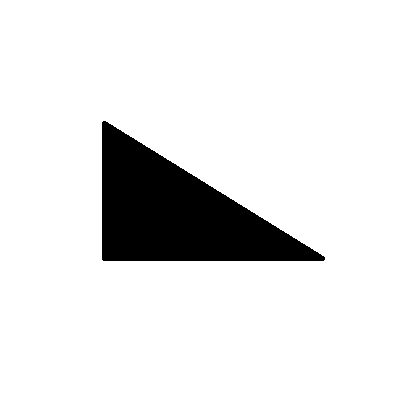
#> input picture Transformada HOUGH/26.png, 400 x 400 px
$ python HoughLINEAS.py
#> lines starting #> are read from the running program, lines starting #| are printed output that depends on the picture; after the words box and inside, x2 and y2 are one past the last pixel; in counts of white or black regions, pixels touching at a corner belong together; long printed decimals are rounded
import cv2
import numpy as np
import math

imagen = cv2.imread('26.png',1)
#> imagen is the input picture: shape (400, 400, 3); 89.8% white; 1 black region, box (x1, y1, x2, y2) and area: (102, 121, 325, 261) 16267
img = imagen.copy()
gris = cv2.cvtColor(img, cv2.COLOR_BGR2GRAY)
gris = cv2.blur(gris, (3,3))
bordes = cv2.Canny(gris,80,100)
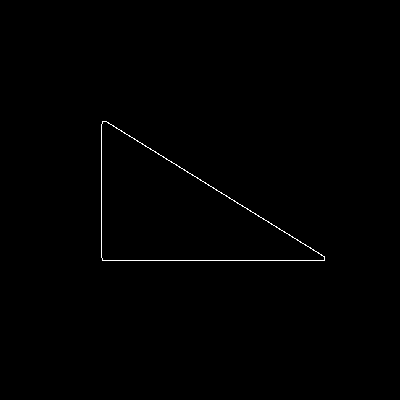
#> bordes: shape (400, 400); 0.4% white in thin lines or dots, all inside (x1, y1, x2, y2) = (101, 121, 325, 261)
print (imagen.shape)
#| (400, 400, 3)
lines = cv2.HoughLines(bordes,2,np.pi/90,100)#90,50
#> lines = [[46, 2.13], [260, 1.57], [100, 0]]
if lines is not None:
            print (len(lines))
#| 3
            for line in lines:
                rho,theta = line[0]
                angulo = math.degrees(theta)
                print ("distancia: ",rho)
                print ("Angulo (rad): ",theta)
                print ("Angulo (grados): ",angulo)

                a = np.cos(theta)
                b = np.sin(theta)
                x0 = a*rho
                y0 = b*rho
                x1 = int(x0 + 1000*(-b))
                y1 = int(y0 + 1000*(a))
                x2 = int(x0 - 1000*(-b))
                y2 = int(y0 - 1000*(a))
                cv2.line(img,(x1,y1),(x2,y2),(0,0,255),2)

                cv2.imshow('LINEAS',img)
                cv2.waitKey(0)
#> this loop made 3 passes
#> (rho, theta, angulo, a, b, x0, y0, x1) on passes 1 to 3: (46, 2.13, 122, -0.53, 0.848, -24.38, 39.01, -872), (260, 1.57, 90, -4.37e-08, 1, -1.14e-05, 260, -1000), (100, 0, 0, 1, 0, 100, 0, 100)
#| distancia:  46.0
#| Angulo (rad):  2.129
#| Angulo (grados):  122.000
#| distancia:  260.0
#| Angulo (rad):  1.571
#| Angulo (grados):  90.000
#| distancia:  100.0
#| Angulo (rad):  0.0
#| Angulo (grados):  0.0
#> pass 1, `cv2.imshow('LINEAS',img)`:
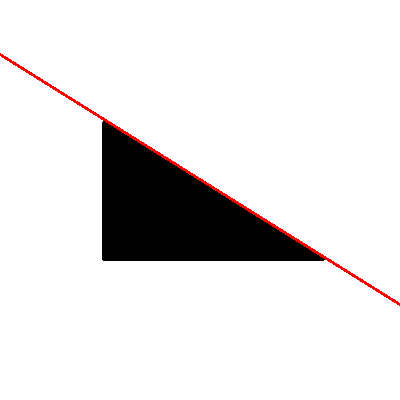
#> window 'LINEAS': shape (400, 400, 3); mean B, G, R 227.5, 227.5, 229.6
#> pass 2, `cv2.imshow('LINEAS',img)`:
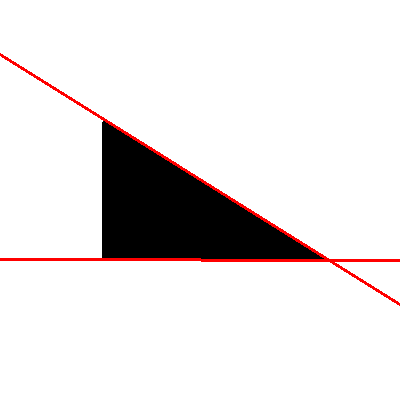
#> window 'LINEAS': shape (400, 400, 3); mean B, G, R 226.5, 226.5, 230.5
#> after the loop:
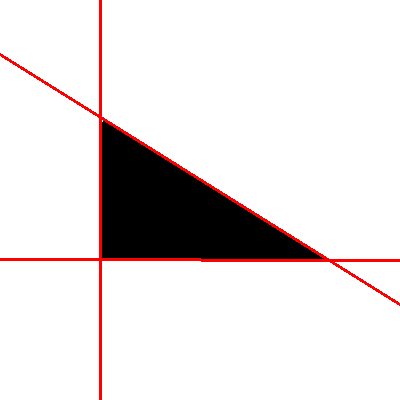
#> img: shape (400, 400, 3); 2.32% of pixels changed, all inside (x1, y1, x2, y2) = (0, 0, 400, 400)

cv2.imshow('Imagen Original',imagen)
cv2.imshow('LINEAS',img)
cv2.imshow('BORDES',bordes)


cv2.waitKey(0)
cv2.destroyAllWindows()

$ run again, with Transformada HOUGH/23.jpg saved as Transformada HOUGH/26.png
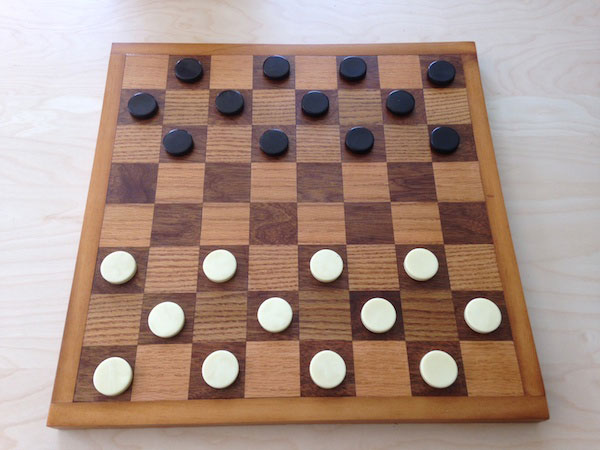
#> input picture Transformada HOUGH/23.jpg, 600 x 450 px
#> imagen is the input picture: shape (450, 600, 3); mean B, G, R 134.1, 144.7, 168.6
#> `bordes = cv2.Canny(gris,80,100)`:
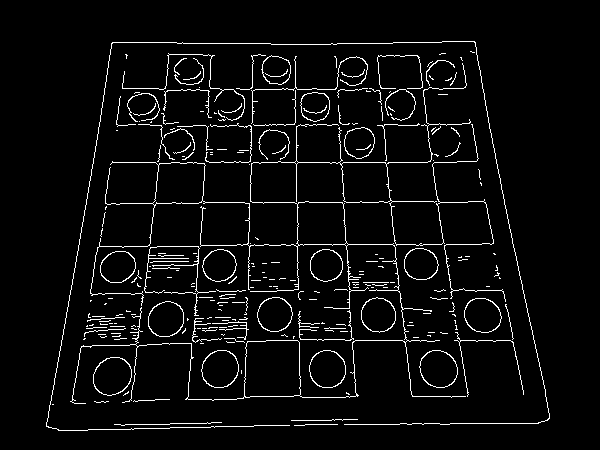
#> bordes: shape (450, 600); 4.5% white in thin lines or dots, all inside (x1, y1, x2, y2) = (46, 41, 550, 431)
#| (450, 600, 3)
#> lines = 190 rows, first 8: [162, 1.57], [202, 1.57], [244, 1.57], [120, 0.175], [88, 1.57], [42, 1.57], [124, 1.57], [216, 0.0698]
#| 190
#> the loop `for line in lines:` made 190 passes
#> (rho, theta, angulo, a, b, x0, y0, x1) on passes 1 to 3: (162, 1.57, 90, -4.37e-08, 1, -7.08e-06, 162, -1000), (202, 1.57, 90, -4.37e-08, 1, -8.83e-06, 202, -1000), (244, 1.57, 90, -4.37e-08, 1, -1.07e-05, 244, -1000)
#> (printed output is left out)
#> after the loop `for line in lines:`:
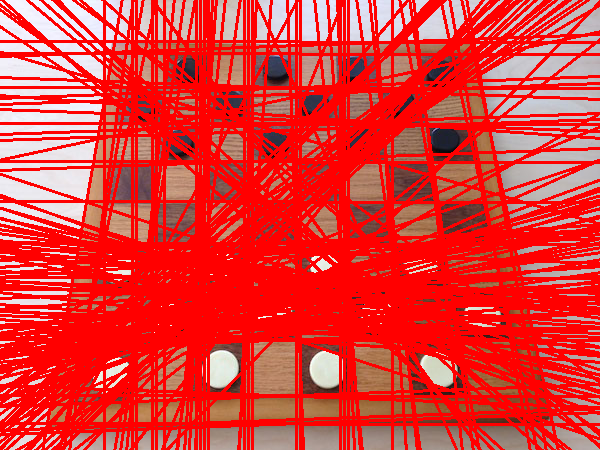
#> img: shape (450, 600, 3); mean B, G, R 55.3, 58.5, 226.6

$ run again, with Transformada HOUGH/24.jpg saved as Transformada HOUGH/26.png
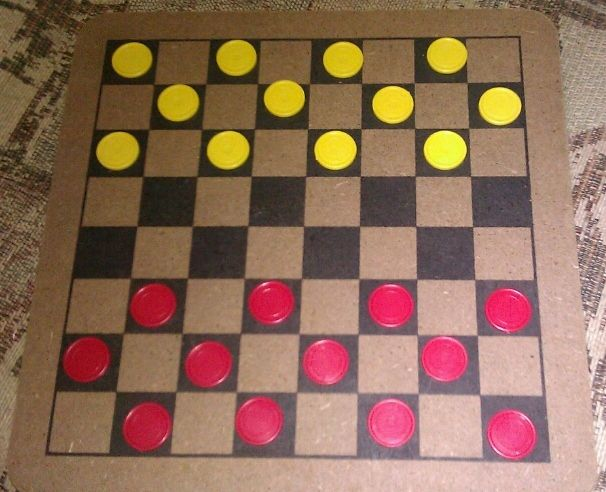
#> input picture Transformada HOUGH/24.jpg, 606 x 492 px
#> imagen is the input picture: shape (492, 606, 3); mean B, G, R 87.6, 108.6, 143.5
#> `bordes = cv2.Canny(gris,80,100)`:
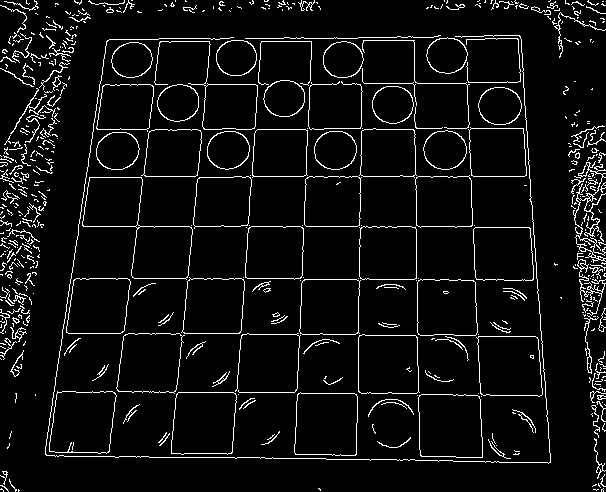
#> bordes: shape (492, 606); 6.1% white in thin lines or dots
#| (492, 606, 3)
#> lines = 487 rows, first 8: [176, 1.57], [226, 1.57], [128, 1.57], [-516, 3.07], [278, 1.57], [38, 1.57], [392, 1.57], [592, 0]
#| 487
#> the loop `for line in lines:` made 487 passes
#> (rho, theta, angulo, a, b, x0, y0, x1) on passes 1 to 3: (176, 1.57, 90, -4.37e-08, 1, -7.69e-06, 176, -1000), (226, 1.57, 90, -4.37e-08, 1, -9.88e-06, 226, -1000), (128, 1.57, 90, -4.37e-08, 1, -5.6e-06, 128, -1000)
#> (printed output is left out)
#> after the loop `for line in lines:`:
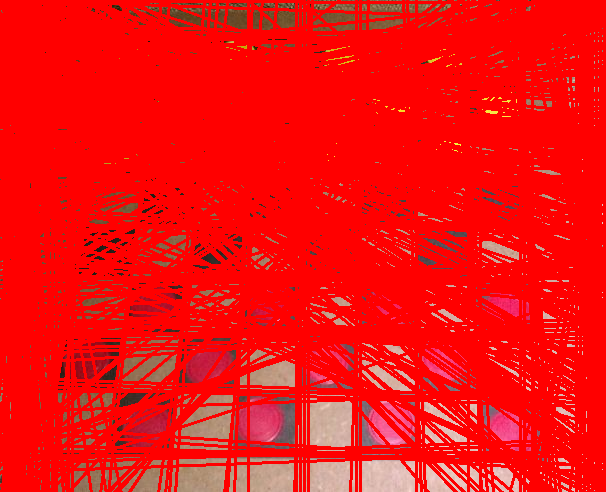
#> img: shape (492, 606, 3); mean B, G, R 15.6, 16.8, 242.5
